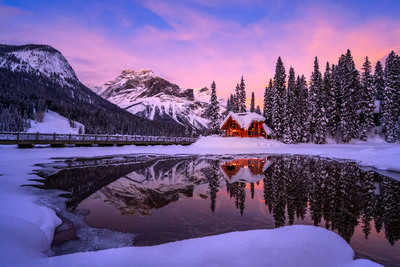
#> input picture PyLearnIPfilter/media/landscape.jpg, 400 x 267 px, found by its file name
$ python landscape_snow.py
#> lines starting #> are read from the running program, lines starting #| are printed output that depends on the picture; after the words box and inside, x2 and y2 are one past the last pixel; in counts of white or black regions, pixels touching at a corner belong together
import cv2
import numpy as np

landscape_image = cv2.imread('media\landscape.jpg')
#> landscape_image is the input picture: shape (267, 400, 3); mean B, G, R 140.7, 90.9, 112.2
landscape_snow_image = cv2.cvtColor(landscape_image,cv2.COLOR_BGR2GRAY)
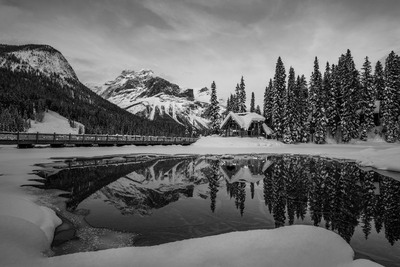
#> landscape_snow_image: shape (267, 400); min 0, max 239, mean 103
rows, cols = landscape_snow_image.shape
#> rows = 267; cols = 400
writer = cv2.VideoWriter("media\landscape_snow_new.mp4", cv2.VideoWriter_fourcc(*'XVID'), 40, (cols, rows))

snows = []
for i in range(5):
    noise = np.random.random((rows, cols)) * 255
    snows.append(np.array(noise, dtype=np.uint8))

def shift(Array, directionX= None, directionY= None, rangeX= (0,0), rangeY= (0,0)):
    Array_org = Array
    result = np.zeros(Array.shape)

    if directionX != None:
        shiftX = directionX
    elif rangeX[0] != 0 or rangeX[1] != 0:
        shiftX = np.random.randint(rangeX[0],rangeX[1] + 1)

    if directionY != None:
        shiftY = directionY
    elif rangeY[0] != 0 or rangeY[1] != 0:
        shiftY = np.random.randint(rangeY[0],rangeY[1] + 1)

    if shiftX > 0:
        result[:,0] = Array_org[:,-1]
        if shiftX > 1:
            result[:,1:shiftX] = Array_org[:,-1*shiftX:-1]
        result[:,shiftX:] = Array_org[:,:(-1*shiftX)]
        Array_org = result

    if shiftX < 0:
        result[:,-1] = Array_org[:,0]
        if shiftY < -1:
            result[:,shiftX:-1] = Array_org[:,0:(-1*shiftX)]
        result[:,:shiftX] = Array_org[:,(-1*shiftX):]
        Array_org = result

    if shiftY > 0:
        result[0,:] = Array_org[-1,:]
        if shiftY > 1:
            result[1:shiftY,:] = Array_org[-1*shiftY:-1,:]
        result[shiftY:,:] = Array_org[:(-1*shiftY),:]
        Array_org = result

    if shiftY < 0:
        result[-1,:] = Array_org[0,:]
        if shiftY < -1:
            result[shiftY:-1,:] = Array_org[0:(-1*shiftY),:]
        result[:shiftY,:] = Array_org[(-1*shiftY):,:]
        Array_org = result

    return result

while True:
    landscape_snow_image = cv2.cvtColor(landscape_image,cv2.COLOR_BGR2GRAY)
    for i in range(len(snows)):
        snows[i] = shift(snows[i], directionY= 1, rangeX= (-2,2))
        landscape_snow_image[snows[i] > 252] = 255
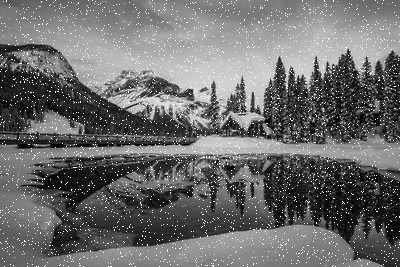
#> landscape_snow_image: shape (267, 400); 3.89% of pixels changed, all inside (x1, y1, x2, y2) = (0, 0, 400, 267)
    frame = cv2.cvtColor(landscape_snow_image, cv2.COLOR_GRAY2BGR)
    writer.write(frame)
    cv2.imshow('landscape_snow', frame)
    if cv2.waitKey(25) & 0xFF == ord('q'):
#> (key q is pressed here)
        break

writer.release()
